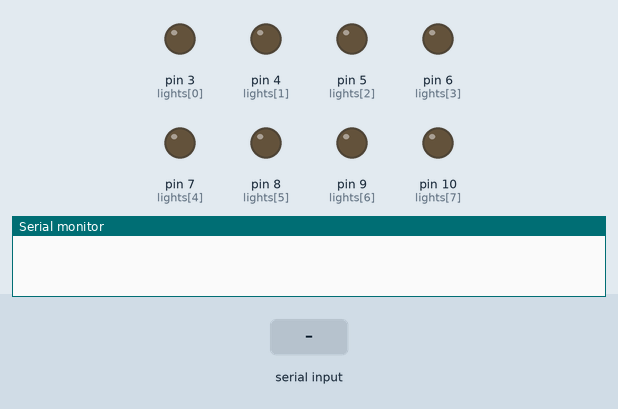
Recording of a sketch running on a simulated Arduino Uno, built with avr-gcc and run on an emulated ATmega328P. Parts: output pins drawn as LEDs (lit = HIGH), the last lines printed to the serial monitor. The inputs (shaded band) are chosen by the test bench.

Above: at 2.0 s.
2.1 s: "1\n" received over Serial
At 2.4 s:
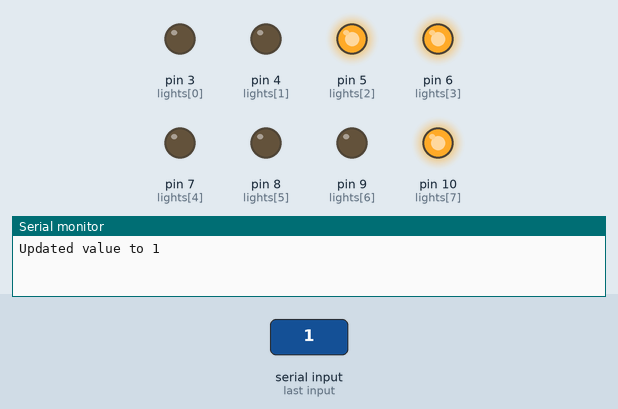
3.6 s: "0\n" received over Serial
At 4.7 s:
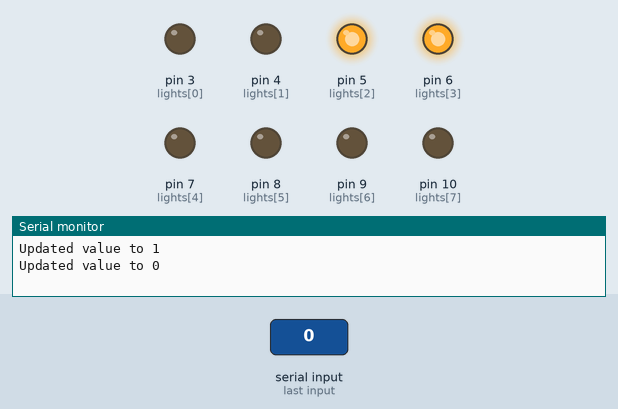
5.1 s: "2\n" received over Serial
At 5.9 s:
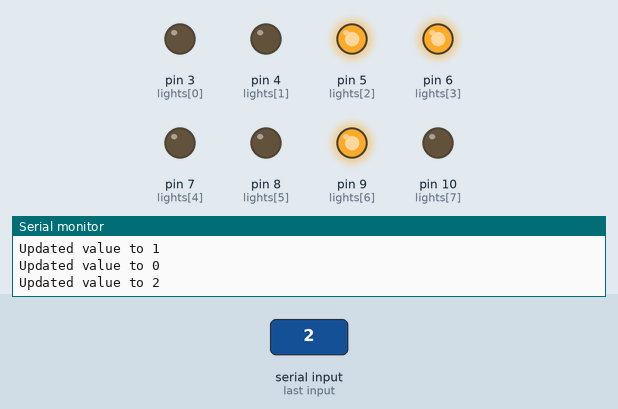
Timing chart, 0 to 8.1 s (numbered marks = the images above; inputs shaded):
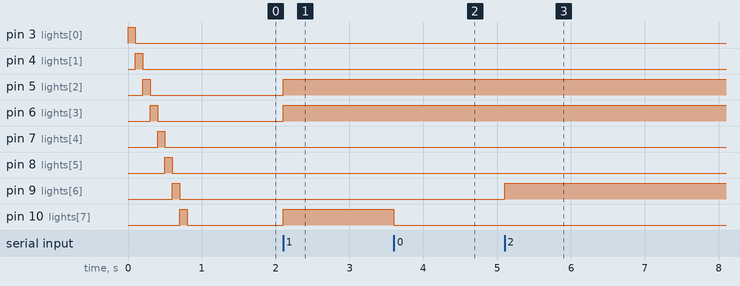

The sketch:

main.ino
```cpp
int lights[8] = {
  3, 4, 5, 6, 7, 8, 9, 10
};

int powerOf(int a, int n);

void setup() {
  Serial.begin(115200);
  for (int i = 0; i < 8; i++) {
    pinMode(lights[i], OUTPUT);
    digitalWrite(lights[i], HIGH);
    delay(100);
    digitalWrite(lights[i], LOW);
  }
}

void loop() {
  if (Serial.available()) {
    String input = Serial.readStringUntil('\n');
    if (input == "read") {
      Serial.print((int)readChar());
    } else if (input.length() == 1) {
      char symb = input[0];
      writeChar(symb);
      Serial.print("Updated value to ");
      Serial.println(symb);
    }
  }
}

void writeChar(char c) {
  for (int i = 0; i < 8; i++) {
    bool bit = (c >> (7 - i)) & 1;
    digitalWrite(lights[i], bit ? HIGH : LOW);
  }
}
char readChar() {
  char res = 0;
  for (int i = 0; i < 8; i++) {
    int state = digitalRead(lights[i]);
    res |= (state << (7 - i));
  }
  return res;
}
```

Measured:
- after the input at 2.1 s, pin 5 (lights[2]), pin 6 (lights[3]), pin 10 (lights[7]): LOW → HIGH at once
- after the input at 3.6 s, pin 10 (lights[7]): HIGH → LOW at once
- after the input at 5.1 s, pin 9 (lights[6]): LOW → HIGH at once
